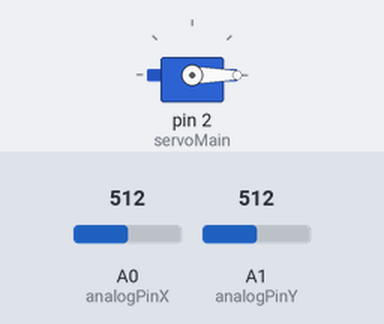
Bench run of a sketch on a simulated Arduino Uno, built with avr-gcc and run on an emulated ATmega328P. On the bench: servo. Inputs (shaded band) come from the test bench; at power-on: A0 (analogPinX) = 512, A1 (analogPinY) = 512. What the sketch prints to the serial monitor is not drawn.

Above: at 0.05 s.
Timing chart, 0 to 3.0 s (numbered marks = the images above):
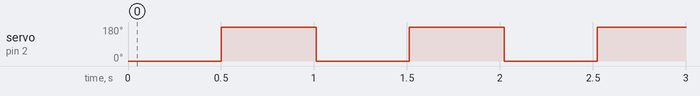

Measured:
- by itself, servo on pin 2 (servoMain): alternates 180° for 0.51 s and 0° for 0.50 s

The sketch:

servotest.ino
```cpp
#include <Servo.h>
Servo servoMain;
int analogPinX = 0;
int analogPinY = 1;
float val = 0;

void setup() {
servoMain.attach(2);
Serial.begin(9600);

}

void loop() {
  servoMain.write(0);
  delay(500);
  servoMain.write(180);
  delay(500);
  Serial.println(String(analogRead(analogPinX))+" , "+String(analogRead(analogPinY)) +","+String(val));
  delay(10);
}
 
```
